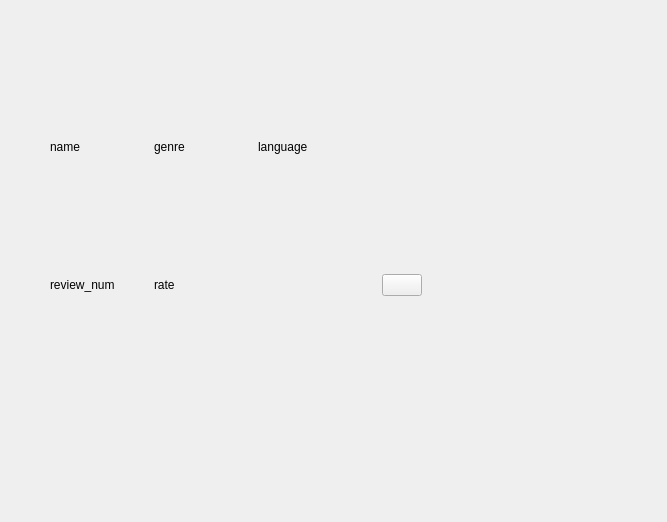
<?xml version="1.0" encoding="UTF-8"?>
<ui version="4.0">
 <class>For</class>
 <widget class="QWidget" name="For">
  <property name="geometry">
   <rect>
    <x>0</x>
    <y>0</y>
    <width>667</width>
    <height>522</height>
   </rect>
  </property>
  <property name="windowTitle">
   <string>Form</string>
  </property>
  <widget class="QWidget" name="movie_widget" native="true">
   <property name="geometry">
    <rect>
     <x>50</x>
     <y>80</y>
     <width>381</width>
     <height>271</height>
    </rect>
   </property>
   <layout class="QVBoxLayout" name="verticalLayout_10">
    <item>
     <layout class="QGridLayout" name="movie_gridLayout">
      <item row="0" column="2">
       <widget class="QLabel" name="language">
        <property name="text">
         <string>language</string>
        </property>
       </widget>
      </item>
      <item row="1" column="0">
       <widget class="QLabel" name="review_num">
        <property name="text">
         <string>review_num</string>
        </property>
       </widget>
      </item>
      <item row="1" column="1">
       <widget class="QLabel" name="rate">
        <property name="text">
         <string>rate</string>
        </property>
       </widget>
      </item>
      <item row="0" column="1">
       <widget class="QLabel" name="genre">
        <property name="text">
         <string>genre</string>
        </property>
       </widget>
      </item>
      <item row="1" column="2">
       <widget class="QWidget" name="collect_widget" native="true">
        <layout class="QHBoxLayout" name="horizontalLayout_3">
         <item>
          <spacer name="horizontalSpacer_5">
           <property name="orientation">
            <enum>Qt::Horizontal</enum>
           </property>
           <property name="sizeType">
            <enum>QSizePolicy::Ignored</enum>
           </property>
           <property name="sizeHint" stdset="0">
            <size>
             <width>115</width>
             <height>20</height>
            </size>
           </property>
          </spacer>
         </item>
         <item>
          <widget class="QPushButton" name="pushButton">
           <property name="text">
            <string/>
           </property>
           <property name="icon">
            <iconset resource="resource.qrc">
             <normaloff>:/icons/icons/favor.png</normaloff>:/icons/icons/favor.png</iconset>
           </property>
          </widget>
         </item>
        </layout>
       </widget>
      </item>
      <item row="0" column="0">
       <widget class="QPushButton" name="name_pushbutton">
        <property name="sizePolicy">
         <sizepolicy hsizetype="Preferred" vsizetype="Preferred">
          <horstretch>0</horstretch>
          <verstretch>0</verstretch>
         </sizepolicy>
        </property>
        <property name="layoutDirection">
         <enum>Qt::RightToLeft</enum>
        </property>
        <property name="styleSheet">
         <string notr="true">
#name_pushbutton{
text-align: left;
border:nones;
padding-left: 20px; 
}</string>
        </property>
        <property name="text">
         <string>name</string>
        </property>
        <property name="autoDefault">
         <bool>false</bool>
        </property>
       </widget>
      </item>
     </layout>
    </item>
   </layout>
  </widget>
 </widget>
 <resources>
  <include location="resource.qrc"/>
 </resources>
 <connections/>
</ui>
